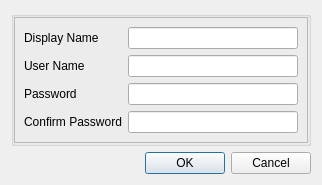
<?xml version="1.0" encoding="UTF-8"?>
<ui version="4.0">
 <class>RegisterUserDialog</class>
 <widget class="QDialog" name="RegisterUserDialog">
  <property name="geometry">
   <rect>
    <x>0</x>
    <y>0</y>
    <width>322</width>
    <height>172</height>
   </rect>
  </property>
  <property name="sizePolicy">
   <sizepolicy hsizetype="Fixed" vsizetype="Fixed">
    <horstretch>0</horstretch>
    <verstretch>0</verstretch>
   </sizepolicy>
  </property>
  <property name="windowTitle">
   <string>User Registration</string>
  </property>
  <layout class="QVBoxLayout" name="verticalLayout_2">
   <item>
    <widget class="QGroupBox" name="groupBox">
     <property name="title">
      <string/>
     </property>
     <layout class="QVBoxLayout" name="verticalLayout">
      <property name="leftMargin">
       <number>0</number>
      </property>
      <property name="topMargin">
       <number>0</number>
      </property>
      <property name="rightMargin">
       <number>0</number>
      </property>
      <property name="bottomMargin">
       <number>0</number>
      </property>
      <item>
       <widget class="QFrame" name="frame">
        <property name="frameShape">
         <enum>QFrame::StyledPanel</enum>
        </property>
        <property name="frameShadow">
         <enum>QFrame::Raised</enum>
        </property>
        <layout class="QFormLayout" name="formLayout">
         <item row="0" column="0">
          <widget class="QLabel" name="label">
           <property name="sizePolicy">
            <sizepolicy hsizetype="Minimum" vsizetype="Preferred">
             <horstretch>0</horstretch>
             <verstretch>0</verstretch>
            </sizepolicy>
           </property>
           <property name="minimumSize">
            <size>
             <width>0</width>
             <height>0</height>
            </size>
           </property>
           <property name="text">
            <string>Display Name</string>
           </property>
          </widget>
         </item>
         <item row="0" column="1">
          <widget class="QLineEdit" name="le_displayName">
           <property name="sizePolicy">
            <sizepolicy hsizetype="Expanding" vsizetype="Fixed">
             <horstretch>0</horstretch>
             <verstretch>0</verstretch>
            </sizepolicy>
           </property>
           <property name="minimumSize">
            <size>
             <width>0</width>
             <height>0</height>
            </size>
           </property>
          </widget>
         </item>
         <item row="1" column="0">
          <widget class="QLabel" name="label_4">
           <property name="sizePolicy">
            <sizepolicy hsizetype="Minimum" vsizetype="Preferred">
             <horstretch>0</horstretch>
             <verstretch>0</verstretch>
            </sizepolicy>
           </property>
           <property name="minimumSize">
            <size>
             <width>0</width>
             <height>0</height>
            </size>
           </property>
           <property name="text">
            <string>User Name</string>
           </property>
          </widget>
         </item>
         <item row="1" column="1">
          <widget class="QLineEdit" name="le_userName">
           <property name="sizePolicy">
            <sizepolicy hsizetype="Expanding" vsizetype="Fixed">
             <horstretch>0</horstretch>
             <verstretch>0</verstretch>
            </sizepolicy>
           </property>
           <property name="minimumSize">
            <size>
             <width>0</width>
             <height>0</height>
            </size>
           </property>
          </widget>
         </item>
         <item row="2" column="0">
          <widget class="QLabel" name="label_2">
           <property name="sizePolicy">
            <sizepolicy hsizetype="Minimum" vsizetype="Preferred">
             <horstretch>0</horstretch>
             <verstretch>0</verstretch>
            </sizepolicy>
           </property>
           <property name="minimumSize">
            <size>
             <width>0</width>
             <height>0</height>
            </size>
           </property>
           <property name="text">
            <string>Password</string>
           </property>
          </widget>
         </item>
         <item row="2" column="1">
          <widget class="QLineEdit" name="le_password">
           <property name="sizePolicy">
            <sizepolicy hsizetype="Expanding" vsizetype="Fixed">
             <horstretch>0</horstretch>
             <verstretch>0</verstretch>
            </sizepolicy>
           </property>
           <property name="minimumSize">
            <size>
             <width>0</width>
             <height>0</height>
            </size>
           </property>
          </widget>
         </item>
         <item row="3" column="0">
          <widget class="QLabel" name="label_3">
           <property name="sizePolicy">
            <sizepolicy hsizetype="Minimum" vsizetype="Preferred">
             <horstretch>0</horstretch>
             <verstretch>0</verstretch>
            </sizepolicy>
           </property>
           <property name="minimumSize">
            <size>
             <width>0</width>
             <height>0</height>
            </size>
           </property>
           <property name="text">
            <string>Confirm Password</string>
           </property>
          </widget>
         </item>
         <item row="3" column="1">
          <widget class="QLineEdit" name="le_confirmPassword">
           <property name="sizePolicy">
            <sizepolicy hsizetype="Expanding" vsizetype="Fixed">
             <horstretch>0</horstretch>
             <verstretch>0</verstretch>
            </sizepolicy>
           </property>
           <property name="minimumSize">
            <size>
             <width>0</width>
             <height>0</height>
            </size>
           </property>
          </widget>
         </item>
        </layout>
       </widget>
      </item>
     </layout>
    </widget>
   </item>
   <item>
    <widget class="QDialogButtonBox" name="buttonBox">
     <property name="orientation">
      <enum>Qt::Horizontal</enum>
     </property>
     <property name="standardButtons">
      <set>QDialogButtonBox::Cancel|QDialogButtonBox::Ok</set>
     </property>
    </widget>
   </item>
  </layout>
 </widget>
 <resources/>
 <connections>
  <connection>
   <sender>buttonBox</sender>
   <signal>accepted()</signal>
   <receiver>RegisterUserDialog</receiver>
   <slot>accept()</slot>
   <hints>
    <hint type="sourcelabel">
     <x>248</x>
     <y>254</y>
    </hint>
    <hint type="destinationlabel">
     <x>157</x>
     <y>274</y>
    </hint>
   </hints>
  </connection>
  <connection>
   <sender>buttonBox</sender>
   <signal>rejected()</signal>
   <receiver>RegisterUserDialog</receiver>
   <slot>reject()</slot>
   <hints>
    <hint type="sourcelabel">
     <x>316</x>
     <y>260</y>
    </hint>
    <hint type="destinationlabel">
     <x>286</x>
     <y>274</y>
    </hint>
   </hints>
  </connection>
 </connections>
</ui>
